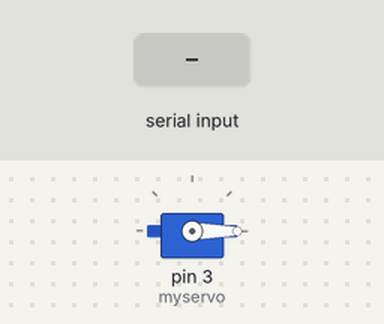
Bench run of a sketch on a simulated Arduino Uno, built with avr-gcc and run on an emulated ATmega328P. Shown: servo. Inputs (shaded band) come from the test bench.

Above: at 1.2 s.
1.3 s: "1" received over the second serial link
At 2.5 s:
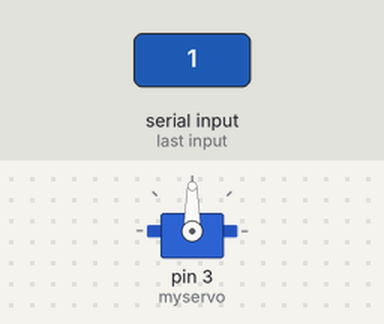
2.8 s: "0" received over the second serial link
At 3.8 s:
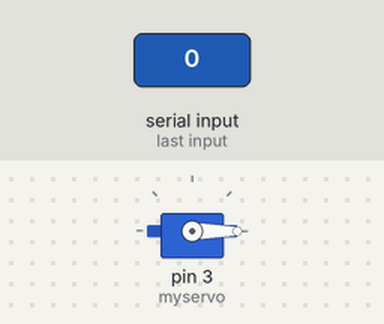
4.3 s: "2" received over the second serial link
At 4.9 s:
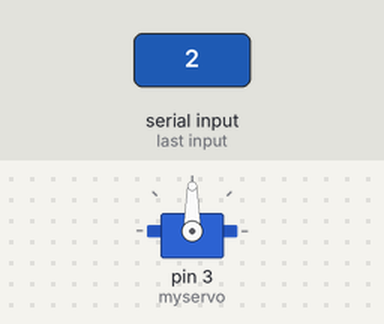
Timing chart, 0 to 7.3 s (numbered marks = the images above; inputs shaded):
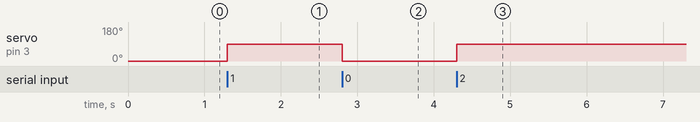

Measured:
- after the input at 1.3 s, servo on pin 3 (myservo): 0° → 90° at once
- after the input at 2.8 s, servo on pin 3 (myservo): 90° → 0° at once
- after the input at 4.3 s, servo on pin 3 (myservo): 0° → 90° at once

The sketch:

sketch_Bluetooth_Motor.ino
```cpp
#include <SoftwareSerial.h> //시리얼 통신 라이브러리 호출
#include "Servo.h" //서보 라이브러리
#include <string.h>

Servo myservo; //서보객체
#define BT_RXD 13
#define BT_TXD 12
SoftwareSerial bluetooth(BT_RXD, BT_TXD);;  //시리얼 통신을 위한 객체선언
String myString=""; // 받는 문자열
int state = 1;
int angle = 0; // 각도

void setup() {
  myservo.attach(3);   //서보 시그널 핀설정
  myservo.write(0);     //서보 초기각도 0도 설정
  Serial.begin(9600);
  bluetooth.begin(9600); //블루투스 시리얼 개방
}

void loop() {
  while(bluetooth.available()){
    bluetooth.read();
    if(state == 1){
      myservo.write(90);
      state = 0;
    }
    else{
      myservo.write(0);
      state = 1;
    }
   }
}
```
